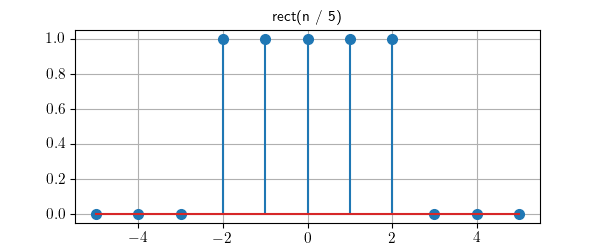

Recreate this plot in Python.
from matplotlib.pyplot import savefig, style
from lcapy import *

style.use('function.mplstyle')
rect(n / 5).plot((-5, 5), title='rect(n / 5)')
savefig(__file__.replace('.py', '.png'))
